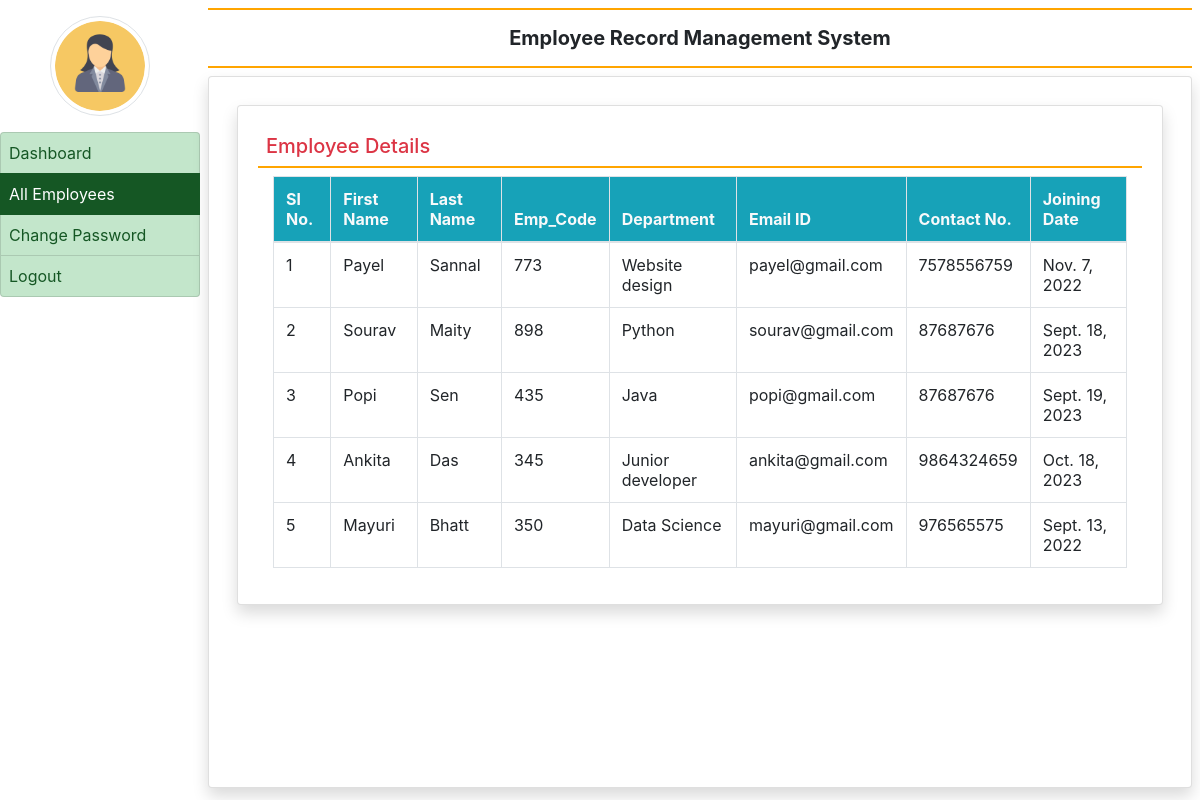
Screenshot of /all_employee/ (signed in) with the database file from the repository.
### employee/models.py (models this page shows, shortened)
class EmployeeDetail(models.Model):
    user = models.ForeignKey(User,on_delete=models.CASCADE)
    empcode = models.CharField(max_length=50)
    empdept = models.CharField(max_length=100,null=True)
    designation = models.CharField(max_length=100,null=True)
    contact = models.CharField(max_length=15,null=True)
    gender = models.CharField(max_length=50,null=True)
    joiningdate = models.DateField(null=True)

### employee/views.py (the view)
# urls.py: path('all_employee/', all_employee, name='all_employee'),
def all_employee(request):
    if not request.user.is_authenticated:
        return redirect('admin_login')
    employee = EmployeeDetail.objects.all()
    return render(request,'all_employee.html',locals())

### employee/templates/all_employee.html
{% extends 'admin_base.html' %}
{% block main %}
<div class="card Shadow m-2">
    <div class="card-body">
        <h5 class="p-2 text-danger" style="border-bottom : 2px solid orange">Employee Details</h5>
        <div class="container-fluid">
        <table class="table table-bordered table-hover" id="example">
            <thead class="text-light bg-info">
            <tr>
                <th>Sl No.</th>
                <th>First Name</th>
                <th>Last Name</th>
                <th>Emp_Code</th>
                <th>Department</th>
                <th>Email ID</th>
                <th>Contact No.</th>
                <th>Joining Date</th>
            </tr>
            </thead>
            <tbody>
            {% for i in employee %}
            <tr>
                <td>{{forloop.counter}}</td>
                <td>{{i.user.first_name}}</td>
                <td>{{i.user.last_name}}</td>
                <td>{{i.empcode}}</td>
                <td>{{i.empdept }}</td>
                <td>{{i.user.username}}</td>
                <td>{{i.contact}}</td>
                <td>{{i.joiningdate}}</td>
            </tr>
            {% endfor %}
            </tbody>
        </table>
        </div>
    </div>
</div>
{% endblock %}

### employee/templates/admin_base.html (shortened to what this page needs)
{% load static %}
<html>
<head>
  <link rel="stylesheet" href="https://cdn.jsdelivr.net/npm/bootstrap@4.6.2/dist/css/bootstrap.min.css">
    <link rel="stylesheet" href="https://use.fontawesome.com/releases/v5.7.0/css/all.css">
    <link rel="stylesheet" href="https://cdn.datatables.net/2.1.4/css/dataTables.dataTables.css">
    <link rel="stylesheet" href="https://cdn.datatables.net/buttons/3.1.1/css/buttons.dataTables.css">
</head>
<body>
<div class="container-fluid">
    <div class="row">
        <div class="col-sm-2 p-0">
            <center><img src="{% static 'images/1.png'%}" width="100" height="100" class="img-thumbnail rounded-circle my-3" ></center>
            <div class="list-group">
                <a href="{% url 'admin_home' %}" class="list-group-item list-group-item-success list-group-item-action {% if request.path == '/admin_home/' %} active {% endif %}">Dashboard</a>
                <a href="{% url 'all_employee' %}" class="list-group-item list-group-item-success list-group-item-action {% if request.path == '/all_employee/' %} active {% endif %}">All Employees</a>
                <a href="{% url 'change_passwordadmin' %}" class="list-group-item list-group-item-success list-group-item-action {% if request.path == '/change_password/' %} active {% endif %}">Change Password</a>
                <a href="{% url 'logout' %}" class="list-group-item list-group-item-success list-group-item-action">Logout</a>
            </div>
        </div>
        <div class="col-sm-10 p-0">
            <div class="container-fluid p-2">
                <h5 class="text-center p-3 font-weight-bold" style="border-bottom : 2px solid orange ; border-top : 2px solid orange">Employee Record Management System</h5>
                <div class="card shadow" style="min-height : 89vh">
                    <div class="card-body">
                    {% block main %}
                        {% endblock %}
                    </div>
                </div>
            </div>
        </div>
    </div>
</div>
</body>
</html>

### employee/templates/admin_base.html (style rules this page uses)
.list-group-item { padding:8px !important; }

### rows the page displays
EmployeeDetail: user.first_name "Payel", user.last_name "Sannal", empcode "773", empdept "Website design", user.username "payel@gmail.com", contact "7578556759", joiningdate "Nov. 7, 2022"
EmployeeDetail: user.first_name "Sourav", user.last_name "Maity", empcode "898", empdept "Python", user.username "sourav@gmail.com", contact "87687676", joiningdate "Sept. 18, 2023"
EmployeeDetail: user.first_name "Popi", user.last_name "Sen", empcode "435", empdept "Java", user.username "popi@gmail.com", contact "87687676", joiningdate "Sept. 19, 2023"
EmployeeDetail: user.first_name "Ankita", user.last_name "Das", empcode "345", empdept "Junior developer", user.username "ankita@gmail.com", contact "9864324659", joiningdate "Oct. 18, 2023"
EmployeeDetail: user.first_name "Mayuri", user.last_name "Bhatt", empcode "350", empdept "Data Science", user.username "mayuri@gmail.com", contact "976565575", joiningdate "Sept. 13, 2022"
